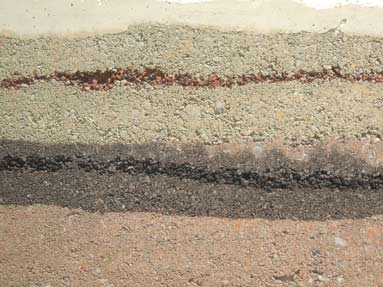
%> input picture 02506/Week07/week7/rammed-earth-layers-limestone.jpg, 383 x 287 px
$ octave limestone_layers.m   (GNU Octave 9; MATLAB toolbox functions it lacks are replaced by stand-ins)
%> lines starting %> are read from the running program, lines starting %| are printed output that depends on the picture
### 02506/Week07/week07_mcode/functions/grid_cut.m
function s = grid_cut(s_cost, r_cost, delta_xy, wrap_xy, delta_lu)
%GRID_CUT detects terrain-like surfaces in a volumetric data.
%
% Detected surfaces are terrain-like, i.e. height z is a function of the
% position (x,y). Only on-surface costs, only in-region costs or both type
% of costs may be used. When  using in-region costs for multiple surfaces,
% surfaces are non-intersecting and ordered, so that the first surface has
% the smallest z values, and the last surface has the largest z values.
%
% S = GRID_CUT(S_COST,R_COST,DELTA_XY,WRAP_XY,DELTA_LU)
%
% S_COST is a size (X,Y,Z,K) surface cost function. Cost (x,y,z,k) is an
%       inverse to likelihood of a voxel (x,y,z) containing surface k.
%       K is the number of surfaces and Z is up. When using only in-region
%       costs, S_COST should either contain only zeros or be empty.
% R_COST is a size (X,Y,Z,K+1) region cost function. Cost (x,y,z,k) is an
%       inverse to likelihood of a voxel (x,y,z) being in a region between
%       the surface k and k+1, where the first and the last region are
%       boundedend with the volume boundary. When using only on-surface
%       costs, R_COST should either contain only zeros or be empty.
% DELTA_XY is a size (K,2) array of stiffness parameters for x and y. If a
%       size (1,2) array is given, the same stiffness parameteres are used
%       for all surfaces. If size (K,1) array is given, the same stiffness
%       is used for x and y.
% WRAP_XY is a length 2 array of boolean wrap options for x and y. If not
%       given defaults to false.
% DELTA_LU is a size (K-1,2) array of lower and upper surface overlaps,
%       [dl du]. The constraint is: dl <= surf_k - surf_k+1 <= du. When
%       using in-region costs, the surfaces are non-intersecting and
%       ordered which requires dl > 0 and du >= dl. If a size (1,2) array
%       is given, the  same overlap parameteres are used for all surfaces.
%       If not given, defaults to "no constraint" (dl=-Z, du=Z) when using
%       only on-surface costs and to "no overlap" (dl=1, du=Z) otherwise.
% S is a size (X,Y,K) matrix of z coordinates for K segmented surfaces.
%
% Based on:
%  "Optimal surface segmentation in volumetric images-a graph-theoretic
%   approach."  Li, Wu, Chen and Sonka. PAMI 2006.
%  "Incorporation of Regional Information in Optimal 3-D Graph Search with
%   Application for Intraretinal Layer Segmentation of Optical Coherence
%   Tomography Images". Haeker, Wu, Abramoff, Kardon and Sonka. IPMI 2007.
%
% Author: Vedrana Andersen Dahl, vand@dtu.dk, 2013
%
% NOTE: needs Kolmogorovs implementation of the algorithm from
%		"An Experimental Comparison of Min-Cut/Max-Flow Algorithms for
%       Energy Minimization in Vision."
%		Yuri Boykov and Vladimir Kolmogorov. PAMI 2004

% assigning an unique index to each vertex in the first 3D graph (first surface)

if nargin<5
    delta_lu = [];
end
if nargin<4
    wrap_xy = [];
end
[s_cost, r_cost, delta_xy, wrap_xy, delta_lu] = assign_defaults...
    (s_cost, r_cost, delta_xy, wrap_xy, delta_lu);
[X,Y,Z,K] = size(s_cost);
dimension = [X Y Z];
indices = reshape(1:prod(dimension),dimension);
base = indices(:,:,1);
next_surface = prod(dimension); % adding to indices is a shift to next surface
layers = (0:(K-1))*next_surface;

wrap = [wrap_xy 0]; % we do not wrap in z direction

% EDGES WHICH ARE THE SAME FOR ALL SURFACES:
% intracolumn arcs pointing down, Equation (2)
Ea1 = displacement_to_edges(indices, [0 0 -1], wrap); % first surface
Ea = repmat(Ea1,[K 1]) + kron(layers(:),ones(size(Ea1))); % all surfaces
Ea = [Ea,ones(size(Ea,1),1)*[inf,0]]; % assigning [inf 0] weight
% base edges, part of intercolumn arcs, Equation (3)
erxb1 = displacement_to_edges(base, [1 0 0], wrap);
eryb1 = displacement_to_edges(base, [0 1 0], wrap);
Erb1 = [erxb1; eryb1]; % first surface
Erb = repmat(Erb1,[K 1]) + kron(layers(:),ones(size(Erb1))); % all surfaces
% assigning [inf inf] weight, base edges are in both directions
Erb = [Erb,ones(size(Erb,1),1)*[inf,inf]];

% EDGES WHICH DEPEND ON SURFACE STIFFNESS:
% slanted edges, part of intercolumn arcs, Equation (3)
Erpm = []; % preallocation length could be computed from X,Y,Z,delta and wrap
for k = 1:K
    erxp = displacement_to_edges(indices, [1 0 -delta_xy(k,1)], wrap);
    erxm = displacement_to_edges(indices, [-1 0 -delta_xy(k,1)], wrap);
    eryp = displacement_to_edges(indices, [0 1 -delta_xy(k,2)], wrap);
    erym = displacement_to_edges(indices, [0 -1 -delta_xy(k,2)], wrap);
    erpm  = [erxp; erxm; eryp; erym] + layers(k);
    Erpm = [Erpm;erpm];
end
% assigning [inf 0] weight, slanted edges are in one direction
Erpm = [Erpm,ones(size(Erpm,1),1)*[inf,0]];
Er = [Erpm; Erb]; % all inter edges, for all surfaces
E = [Ea;Er]; % all intracolumn and intercolumn edges, for all surfaces

% EDGES WHICH DEPEND ON DISTANCE BETWEEN SURFACES:
% intersurface arc, Equation (4)
if K>1 % only if we have more than 1 surface
    Es = []; % preallocation length could be computed
    for k = 1:K-1
        esl = displacement_to_edges(indices, [0 0 delta_lu(k,1)], wrap);
        esl = esl + ones(size(esl,1),1)*layers([k,k+1]);
        esu = displacement_to_edges(indices, [0 0 -delta_lu(k,2)], wrap);
        esu = esu + ones(size(esu,1),1)*layers([k+1,k]);
        es = [esl;esu];
        Es = [Es;es];
    end
    Es = [Es,ones(size(Es,1),1)*[inf,0]]; % assigning [inf 0] weight

    % intersurface base edges
    esb = [layers(1:end-1)',layers(2:end)']+1; %first vertex in all surfaces
    Esb = [esb,ones(K-1,1)*[inf,inf]]; % assigning [inf inf]
    E = [E;Es;Esb]; % all intracolumn, intercolumn and intersurface edges, for all surfaces
end

% EDGES WHICH DEPEND ON SURFACE LIKELIHOOD:
% up to here we do not use s_cost -- consider efficient algorithm if solving
% multiple problems of the same size
% vertex s_cost, Equation (1), done simulatniously for all surfaces
w_on = -1*ones([dimension,K]); % to prevent empty solution, see second half of section 4.1
w_on(:,:,2:end,:) = double(s_cost(:,:,2:end,:))-double(s_cost(:,:,1:end-1,:));
% In case of layered surfaces vertices which can't be realized should be removed,
% i.e. topmost vertices of lower surface and lowest vertices of higher surface.
% Instead of removing vertices, I assign inf weight to topmost vertices.
% And this only when delta_lu are both positive (both negative can be
% avoided by proper ordering of surfaces).
if K>1 % only if we have more than 1 surface
    for k=1:K-1 % assigning inf on-surface weights instead of removing vertices
        if delta_lu(k,1)>0 && delta_lu(k,1)<= delta_lu(k,2) % bit clumsy
            w_on(:,:,end-delta_lu(k,1)+1:end,k) = inf;
        end
    end
end

% In-region cost, converting to double to avoid problems when using images
w_in = double(r_cost(:,:,:,1:end-1))-double(r_cost(:,:,:,2:end));
% There are issues concerning in-region cost e.g. a better way of preventing
% empty solutions or topmost solutions.
w_in(:,:,1,:) = -inf; % preventing empty solution

w = w_on + w_in;

Vp_ix = find(w(:)>=0); % positive vertices, to be connected to sink
Vm_ix = find(w(:)<0); % negative vertices, to be connected to source
Es = [Vm_ix, -w(Vm_ix), zeros(length(Vm_ix),1)]; % source edges
Et = [Vp_ix, zeros(length(Vp_ix),1), w(Vp_ix)]; % sink edges
Est = [Es;Et]; % all terminal edges

% FINDING GRAPH CUT USING MAGIC
[Scut, ~] = GraphCutMex(prod(dimension)*K,Est,E);

% retreiving surfaces as the upper envelope of Scut
S = zeros(X,Y,Z,K);
S(Scut) = 1;
s = zeros(X,Y,K);
for ki = 1:K
    for x = 1:X
        for y = 1:Y
            s(x,y,ki) = find(S(x,y,:,ki),1,'last');
        end
    end
end
end

% NOTE: when some of the intersurface edges point upwards, i.e. when
% delta_l is positive, the lowest delta_l rows of a graph for higher
% surface can not appear in any feasible solution and can be removed.
% This has NOT been implemented here.

function edges = displacement_to_edges(indices, disp, wrap)
% indices -- 3D volume of indices
% disp -- length 3 vector of displacements, given as [x y,z]
% wrapping -- length 3 vector of boolean options, given as [wrapx wrapy wrapz]
% edges -- two columns of indices, each line is an edge.

[x_from,x_into] = displace_1D_indices(size(indices,1),disp(1),wrap(1));
[y_from,y_into] = displace_1D_indices(size(indices,2),disp(2),wrap(2));
[z_from,z_into] = displace_1D_indices(size(indices,3),disp(3),wrap(3));

indices_from = indices(x_from,y_from,z_from);
indices_into = indices(x_into,y_into,z_into);

edges = [indices_from(:),indices_into(:)];
end

function [from,into] = displace_1D_indices(dim,disp,wrap)
% dim -- length of the indices vector
% disp -- length of the displacement
% wrap -- boolean, indicating trimming or wrapping

indices = 1:dim;
if wrap
    from = indices([1-min(disp,0):end,1:-min(disp,0)]);
    into = indices([1+max(disp,0):end,1:max(disp,0)]);
else
    from = indices(1-min(disp,0):end-max(disp,0));
    into = indices(1+max(disp,0):end+min(disp,0));
end
end

function [s_cost, r_cost, delta_xy, wrap_xy, delta_lu] = assign_defaults...
    (s_cost, r_cost, delta_xy, wrap_xy, delta_lu)
% either cost_s or cost_r need to be given (not empty and not all zeros)
if isempty(s_cost)
    s_cost = zeros(size(r_cost)-[0,0,0,1]);
end
if isempty(r_cost)
    r_cost = zeros([size(s_cost,1),size(s_cost,2),size(s_cost,3),...
        size(s_cost,4)]+[0,0,0,1]); % to allow s_cost to be 3D
    regional = false;
elseif all(r_cost(:)==0)
    regional = false;
else
    regional = true;
end

[X,Y,Z,K] = size(s_cost);
[Xr,Yr,Zr,Krplus1] = size(r_cost);
if ~X==Xr || ~Y==Yr || ~Z==Zr || ~(K+1)==Krplus1
    error('Error using grid_cut. Dimensions of s_cost and r_cost must agree.')
end

% smoothness constraint may be given once for all surfaces
if size(delta_xy,1)==1
    delta_xy = ones(K,1)*delta_xy;
end
% smoothness constraint may be given once for both directions
if size(delta_xy,2)==1
    delta_xy = delta_xy*ones(1,2);
end

if isempty(wrap_xy) || (numel(wrap_xy)==1 && wrap_xy==0)
    wrap_xy = [0 0];
end

% overlap constraint defaults to no overlap in region case
% and no constraint in surface case
if isempty(delta_lu)
    if regional % no overlap
        delta_lu = [1 Z];
    else % no constraint
        delta_lu = [-Z Z];
    end
end

% overlap constraint may be given once for all surface pairs
if all(size(delta_lu)==[1,2])
    delta_lu = ones(K-1,1)*delta_lu;
end
end

### 02506/Week07/week07_mcode/limestone_layers.m
clear, close all
addpath GraphCut functions
RGB = imread('../../../../Data/week7/rammed-earth-layers-limestone.jpg');
%> RGB is the input picture: size 287x383x3 uint8; mean R, G, B 169.4, 153.8, 131.9

figure
subplot(2,2,1)
imagesc(RGB), axis image
title('Input')

I = rgb2gray(RGB);
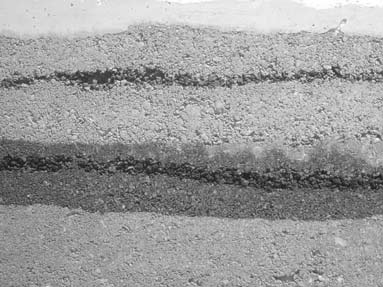
%> I: size 287x383 uint8; min 15, max 255, mean 155.9
P = permute(I,[2,3,1]); % making sure that up is the third dimension

%% SETTINGS FOR GEOMETRIC CONSTRAINS
delta = 1; % smoothness very constrained, try also 3 to see less smoothness
wrap = 0; % should be 0 for terren-like surfaces

%% DARKEST LINE
cost_S = P;
s = grid_cut(cost_S,[],delta,wrap,[]);
%> in grid_cut, `[s_cost, r_cost, delta_xy, wrap_xy, delta_lu] = assign_defaults (s_cos..`: delta_xy = [1 1]; wrap_xy = [0 0]; delta_lu = []
%> in grid_cut, `wrap = [wrap_xy 0];`: wrap = [0 0 0]
%> in displacement_to_edges, `[x_from,x_into] = displace_1D_indices(size(indices,1),disp(1),wrap(1));`: x_from = 383 values from 1 to 383
%> in displacement_to_edges, `[y_from,y_into] = displace_1D_indices(size(indices,2),disp(2),wrap(2));`: y_from = 1
%> in displacement_to_edges, `[z_from,z_into] = displace_1D_indices(size(indices,3),disp(3),wrap(3));`: z_from = 286 values from 2 to 287; z_into = 286 values from 1 to 286
%> in displacement_to_edges (call 2), `edges = [indices_from(:),indices_into(:)];`: edges = 382 rows, first 12: [1 2; 2 3; 3 4; 4 5; 5 6; 6 7; 7 8; 8 9; 9 10; 10 11; 11 12; 12 13]
%> in grid_cut, `erxb1 = displacement_to_edges(base, [1 0 0], wrap);`: erxb1 has the same summary as edges in displacement_to_edges
%> in grid_cut, `eryb1 = displacement_to_edges(base, [0 1 0], wrap);`: eryb1 = []
%> in grid_cut, `Erb1 = [erxb1; eryb1];`: Erb1 has the same summary as edges in displacement_to_edges
%> the loop in grid_cut, `for k = 1:K` made 1 pass
%> in grid_cut, `Vp_ix = find(w(:)>=0);`: Vp_ix = 55091 values from 384 to 109916
%> in grid_cut, `Vm_ix = find(w(:)<0);`: Vm_ix = 54830 values from 1 to 109921
%> the run ends on the next line

$ run again, with 02506/Week07/week7/layers_A.png saved as 02506/Week07/week7/rammed-earth-layers-limestone.jpg
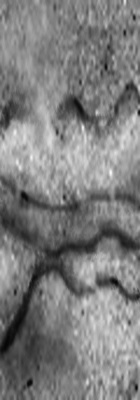
%> input picture 02506/Week07/week7/layers_A.png, 140 x 400 px
%> RGB is the input picture: size 400x140 uint8; min 5, max 249, mean 125.7
%> `title('Input')`:
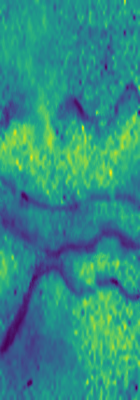
%> displayed picture: size 400x140x3, on the screen's scale of 0 to 255; mean R, G, B 48.5, 141.7, 131.6
%> in grid_cut, `[s_cost, r_cost, delta_xy, wrap_xy, delta_lu] = assign_defaults (s_cos..`: delta_xy = [1 1]; wrap_xy = [0 0]; delta_lu = []
%> wrap = [0 0 0]
%> x_from = 140 values from 1 to 140
%> y_from = 1
%> z_from = 399 values from 2 to 400; z_into = 399 values from 1 to 399
%> edges = 139 rows, first 12: [1 2; 2 3; 3 4; 4 5; 5 6; 6 7; 7 8; 8 9; 9 10; 10 11; 11 12; 12 13]
%> erxb1 has the same summary as edges in displacement_to_edges
%> eryb1 = []
%> Erb1 has the same summary as edges in displacement_to_edges
%> the loop in grid_cut, `for k = 1:K` made 1 pass
%> Vp_ix = 30032 values from 143 to 56000
%> Vm_ix = 25968 values from 1 to 55991
